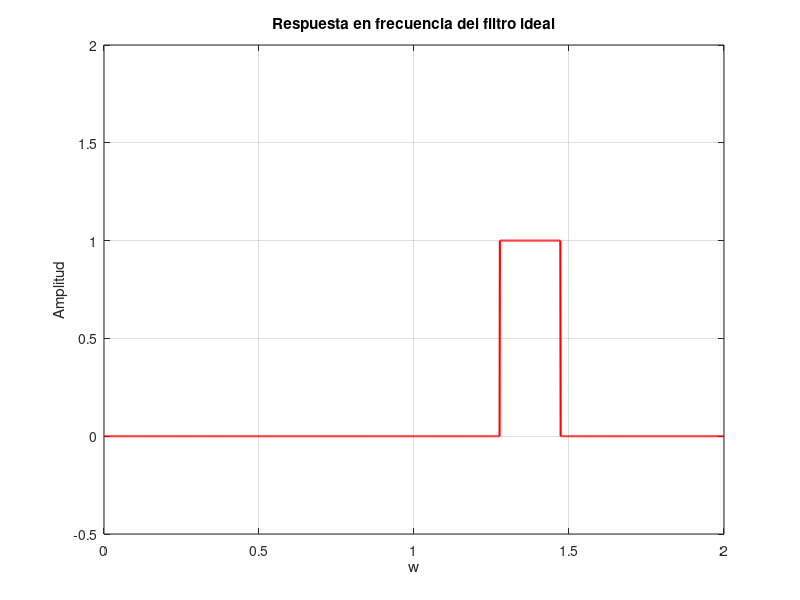
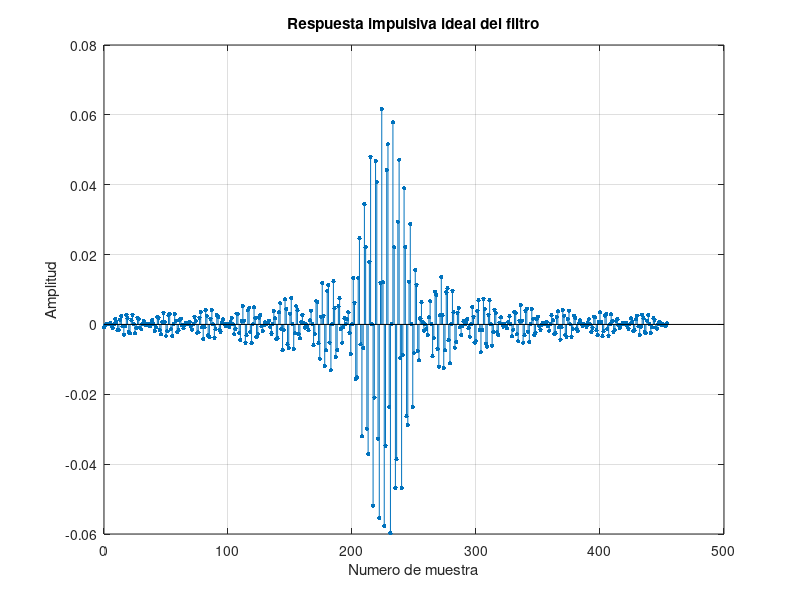
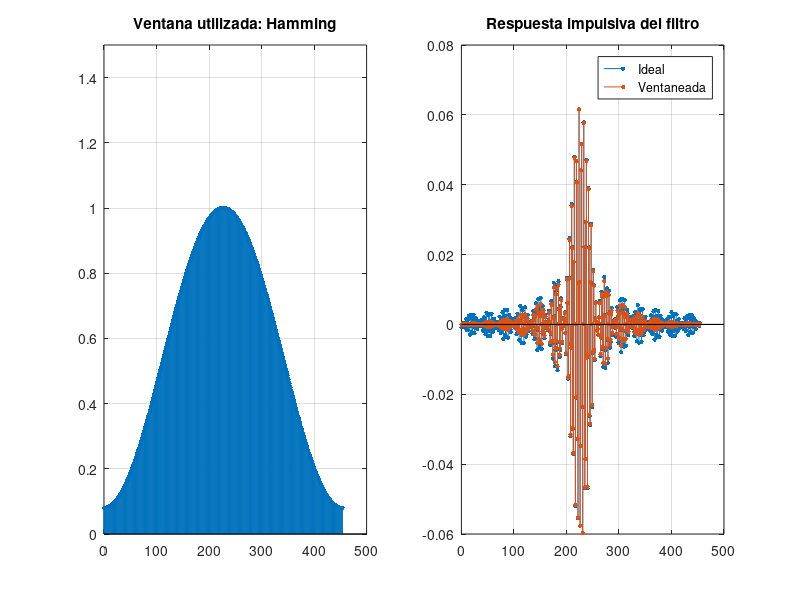
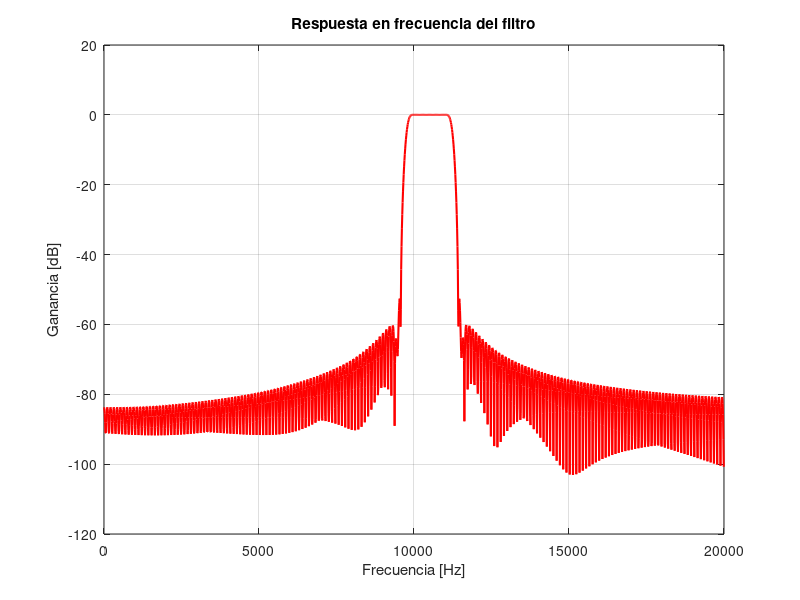

Write MATLAB code to recreate these figures, in order.

%% a)  Especificaciones


fp1 = round(14000*5/7);
fp2 = 1000 + fp1 ;
fr1 = 9500;
fr2 = 11500;
Ancho_banda_de_paso = 1000;
Ancho_banda_de_rechazo = 1000;
Atmax_paso = 1;
Fs = 48000;
    

%% Algunas cuentas

wp1 = 2*pi*fp1/Fs;
wp2 = 2*pi*fp2/Fs;
wr1 = 2*pi*fr1/Fs;
wr2 = 2*pi*fr2/Fs;
w1 = (wr1 + wp1)/2;
w2 = (wr2 + wp2)/2;
fc = (fp1 + fp2)/2
wc = 2*pi*fc/Fs



%% b) Filtro Ideal

u = 0:1/1000:2;
filtro = (u<w1).*(0) + (w1<= u).*(1) - (u>=w2).*(1);
figure;
plot(u, filtro,'r','LineWidth',1.5)
title('Respuesta en frecuencia del filtro ideal')
xlabel('w')
ylabel('Amplitud')
grid on;
ylim([-0.5,2]);



%% Primer Estimacion del orden del filtro

wt = 2*pi*(fr2 - fp2)/Fs;
ro = 2;
M = ceil(2*pi*ro/wt - 1/2) + 35;


disp(['Oden del filtro: ' num2str(2*M)])

%% c)  Respuesta impulsiva ideal 

n = 0:2*M;
Aw = (w2 - w1);

hi = Aw/pi.*cos(wc*n).*sinc(Aw/(2*pi)*(n-M));       

figure;
stem(n,hi,'.','MarkerSize',10)
grid on
title('Respuesta impulsiva ideal del filtro')
xlabel('Numero de muestra')
ylabel('Amplitud')



%% d)  Ventaneo

w = hamming(2*M+1);                
h = hi.*w';                    


%% e)  Nueva estimacion del orden utilizando la ventana

M1 = ceil((8*pi)/(2*wt) - 1/2)

Orden1 = 2*M1


%% f) Grafico de la respuesta imulsiva con el ventaneo

figure('Position', [200 200 900 400]);
subplot(1,2,1)
stem(n,w,'.','MarkerSize',10)
ylim([0 1.5])
grid on
title('Ventana utilizada: Hamming')

subplot(1,2,2)
stem(n,hi,'.','MarkerSize',10)
hold on
stem(n,h,'.','MarkerSize',10)
title('Respuesta impulsiva del filtro')
legend('Ideal', 'Ventaneada')
grid on



%% g)  Respuesta en frecuencia

[H,w] = freqz(h,1,4096,'whole');
H_dB  = 20*log10(abs(H));
f     = w/(2*pi)*Fs;

figure;
index = f < 20e3;
plot(f(index), H_dB(index),'r','LineWidth',1.5)
title('Respuesta en frecuencia del filtro')
ylabel('Ganancia [dB]')
xlabel('Frecuencia [Hz]')
grid on
hold on


